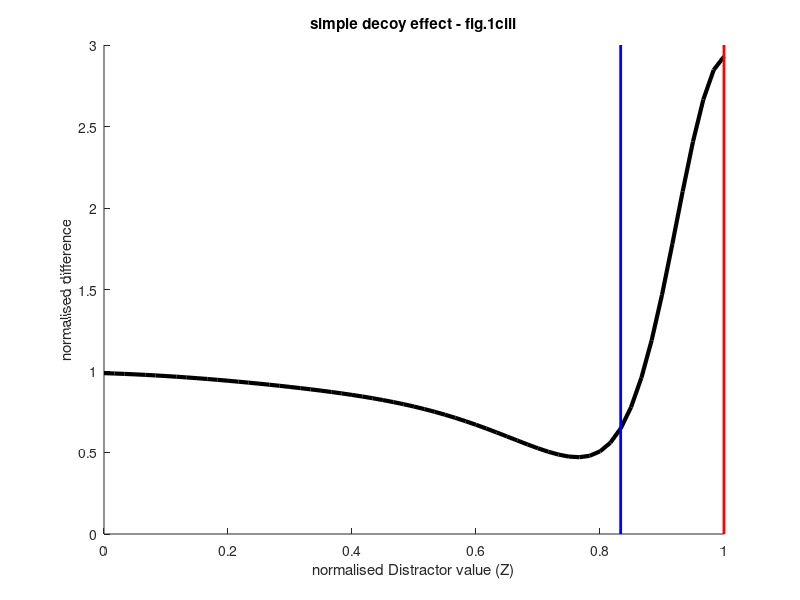

Here is the MATLAB script that generated this plot:
%% figure 1c iii - Louie et al. distractor effect
clear
clc
fspace  = -90:90;
Xii     = [10 20]; % target vals: R1 & R2
Xjmat   = [-40:20];  % flanker means
Xjrange = max(Xjmat)-min(Xjmat);
minXj   = min(Xjmat);
Xsmat   = [10];  % flanker variances

for j = 1:length(Xjmat) % for each flanker val
    for s = 1:length(Xsmat); % for each flanker variance
        sigmat = 10-(normpdf(fspace,Xjmat(j),Xsmat(s))*length(fspace));
        P1 = normpdf(Xii(1),fspace,sigmat);
        P2 = normpdf(Xii(2),fspace,sigmat);
        P3 = normpdf(Xjmat(j),fspace,sigmat);
        cp(s,j) = (sum(P2(P2>P1))+sum(P1(P1>P2)))/2; %% what is cp?
        R1(s,j) = (P1*fspace');
        R2(s,j) = (P2*fspace');
        R3(s,j) = (P3*fspace');
    end
end

f = figure;
set(f,'Units','inches','position',[0,0,3,3])
normRdiff = (R2-R1)./R1;
normXj =  (Xjmat - minXj)./Xjrange;
normXii = (Xii - minXj)./Xjrange;
plot(normXj,normRdiff,'k','linewidth',3);
yy=get(gca,'ylim');
line([normXii(1) normXii(1)],yy,'color','b','linewidth',2);
line([normXii(2) normXii(2)],yy,'color','r','linewidth',2);
ylim([yy]);
set(gca,'box','off')
xlabel('normalised Distractor value (Z)')
ylabel('normalised difference')
title('simple decoy effect - fig.1ciii')